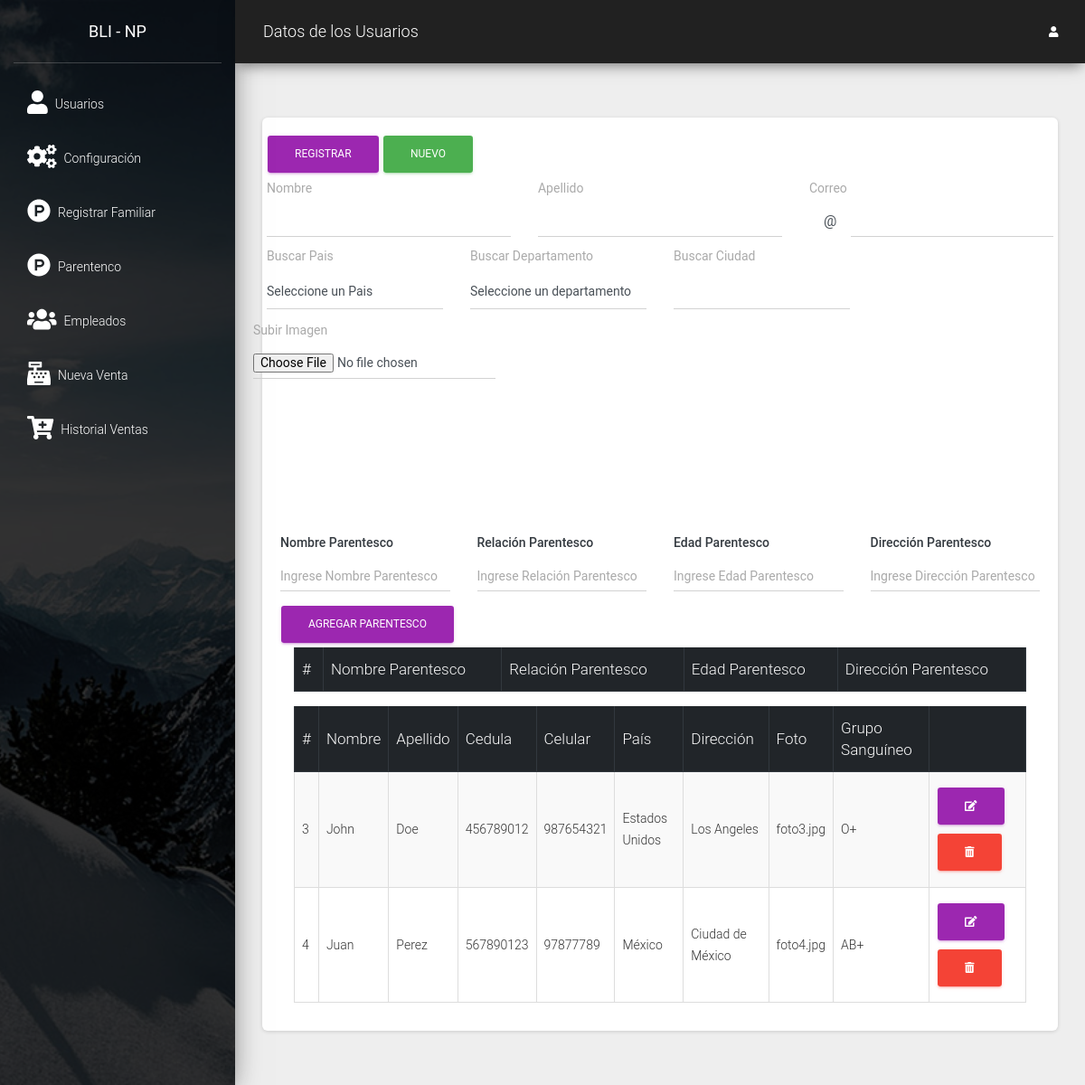
Page /src/parentesco.php (signed in) on the earlier database version.
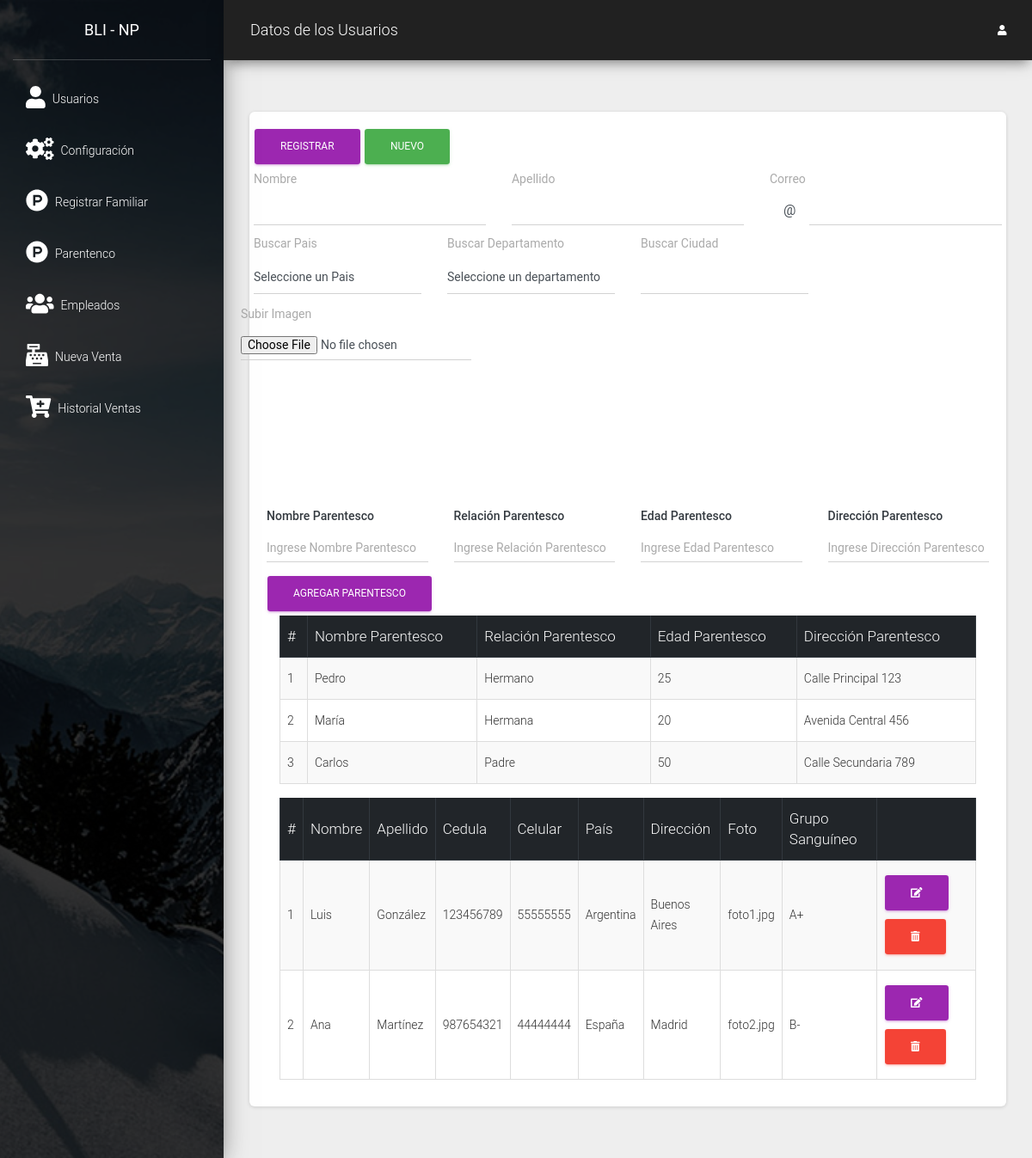
Same page on the later database version.
### tables this page shows
CREATE TABLE `cliente` (
  `idcliente` int NOT NULL AUTO_INCREMENT,
  `nombre` varchar(100) NOT NULL,
  `apellido` varchar(100) NOT NULL,
  `cedula` varchar(20) NOT NULL,
  `celular` varchar(15) NOT NULL,
  `pais` varchar(100) NOT NULL,
  `direccion` varchar(200) NOT NULL,
  `foto` varchar(100) DEFAULT NULL,
  `grupo_sangre` varchar(10) DEFAULT NULL,
  PRIMARY KEY (`idcliente`)
);

CREATE TABLE `parentesco` (
  `id` INT PRIMARY KEY,
  `cliente_id` INT,
  `nombre` VARCHAR(50),
  `relacion` VARCHAR(50),
  `edad` INT,
  `direccion` VARCHAR(100),
  FOREIGN KEY (`cliente_id`) REFERENCES `cliente` (`idcliente`)
);

### src/parentesco.php (the view, shortened to what the changed rows need)
<?php
include_once "includes/header.php";
?>
<div class="card">
    <div class="card-body">
                                    <?php
                                    include "../conexion.php";
                                    ?>
            <div class="col-md-12">
                <div class="table-responsive">
                    <table class="table table-striped table-bordered" id="tbl">
                        <thead class="thead-dark">
                            <tr>
                                <th>#</th>
                                <th>Nombre Parentesco</th>
                                <th>Relación Parentesco</th>
                                <th>Edad Parentesco</th>
                                <th>Dirección Parentesco</th>
                            </tr>
                        </thead>
                        <tbody>
                            <?php
                            $query_parentescos = mysqli_query($conexion, "SELECT * FROM parentesco");
                            while ($data_parentesco = mysqli_fetch_assoc($query_parentescos)) {
                                $id_parentesco = $data_parentesco['id'];
                                $nombre_parentesco = $data_parentesco['nombre'];
                                $relacion_parentesco = $data_parentesco['relacion'];
                                $edad_parentesco = $data_parentesco['edad'];
                                $direccion_parentesco = $data_parentesco['direccion'];
                            ?>
                                <tr>
                                    <td><?php echo $id_parentesco; ?></td>
                                    <td><?php echo $nombre_parentesco; ?></td>
                                    <td><?php echo $relacion_parentesco; ?></td>
                                    <td><?php echo $edad_parentesco; ?></td>
                                    <td><?php echo $direccion_parentesco; ?></td>
                                </tr>
                            <?php
                            }
                            ?>
                        </tbody>
                    </table>
                </div>
            </div>
            <div class="col-md-12">
                <div class="table-responsive">
                    <table class="table table-striped table-bordered" id="tbl">
                        <thead class="thead-dark">
                            <tr>
                                <th>#</th>
                                <th>Nombre</th>
                                <th>Apellido</th>
                                <th>Cedula</th>
                                <th>Celular</th>
                                <th>País</th>
                                <th>Dirección</th>
                                <th>Foto</th>
                                <th>Grupo Sanguíneo</th>
                                <th></th>
                            </tr>
                        </thead>
                        <tbody>
                            <?php
                            $query = mysqli_query($conexion, "SELECT * FROM cliente");
                            $result = mysqli_num_rows($query);
                            if ($result > 0) {
                                while ($data = mysqli_fetch_assoc($query)) {
                                    $cliente_id = $data['idcliente'];
                            ?>
                                    <tr>
                                        <td><?php echo $cliente_id; ?></td>
                                        <td><?php echo $data['nombre']; ?></td>
                                        <td><?php echo $data['apellido']; ?></td>
                                        <td><?php echo $data['cedula']; ?></td>
                                        <td><?php echo $data['celular']; ?></td>
                                        <td><?php echo $data['pais']; ?></td>
                                        <td><?php echo $data['direccion']; ?></td>
                                        <td><?php echo $data['foto']; ?></td>
                                        <td><?php echo $data['grupo_sangre']; ?></td>
                                        <td>
                                            <a href="#" onclick="editarCliente(<?php echo $cliente_id; ?>)" class="btn btn-primary"><i class='fas fa-edit'></i></a>
                                            <form action="eliminar_cliente.php?id=<?php echo $cliente_id; ?>" method="post" class="confirmar d-inline">
                                                <button type="submit" class="btn btn-danger"><i class='fas fa-trash-alt'></i></button>
                                            </form>
                                        </td>
                                    </tr>
                            <?php
                                }
                            } ?>
                        </tbody>
                    </table>
                </div>
            </div>
        </div>
    </div>
</div>
<?php include_once "includes/footer.php"; ?>

Differences in the rows shown:
removed cliente: idcliente "3", nombre "John", apellido "Doe", cedula "456789012", celular "987654321", pais "Estados Unidos", direccion "Los Angeles", foto "foto3.jpg", grupo_sangre "O+"
removed cliente: idcliente "4", nombre "Juan", apellido "Perez", cedula "567890123", celular "97877789", pais "México", direccion "Ciudad de México", foto "foto4.jpg", grupo_sangre "AB+"
added parentesco: id "1", nombre "Pedro", relacion "Hermano", edad "25", direccion "Calle Principal 123"
added parentesco: id "2", nombre "María", relacion "Hermana", edad "20", direccion "Avenida Central 456"
added parentesco: id "3", nombre "Carlos", relacion "Padre", edad "50", direccion "Calle Secundaria 789"
added cliente: idcliente "1", nombre "Luis", apellido "González", cedula "123456789", celular "55555555", pais "Argentina", direccion "Buenos Aires", foto "foto1.jpg", grupo_sangre "A+"
added cliente: idcliente "2", nombre "Ana", apellido "Martínez", cedula "987654321", celular "44444444", pais "España", direccion "Madrid", foto "foto2.jpg", grupo_sangre "B-"
